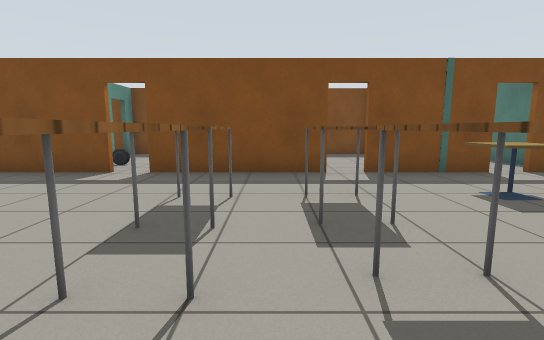
view 1 (above)

16 first-person views from a walk through a world built for the Gazebo simulator. The camera is 1 m above the floor, tilts 8° down and sees 85° across. The floor is counted in squares, 1 m on a side. Each view is taken from the middle of a square. On the plan, view 1 faces up. The plan holds only what a view shows up to about 12 squares ahead; the rest is blank. The robots in the file are not drawn. Gazebo's built-in surfaces are drawn with simple patterns. Simple shapes stand in for some stock models. Some surface patterns are stand-ins.

view 2
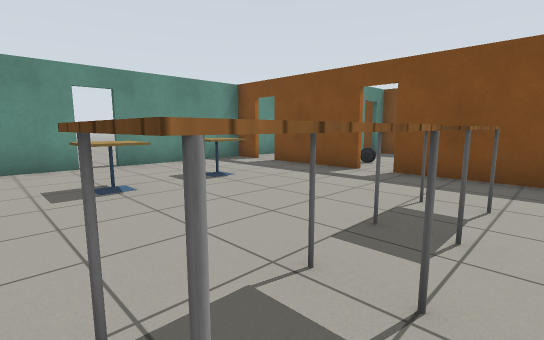

view 3
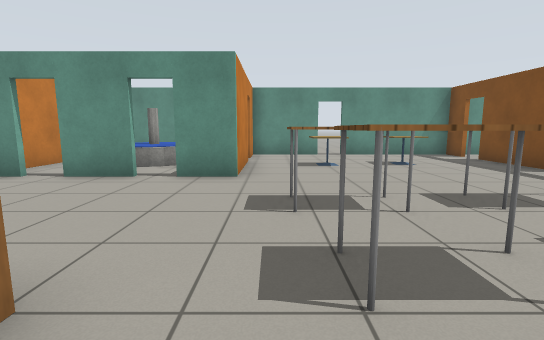

view 4
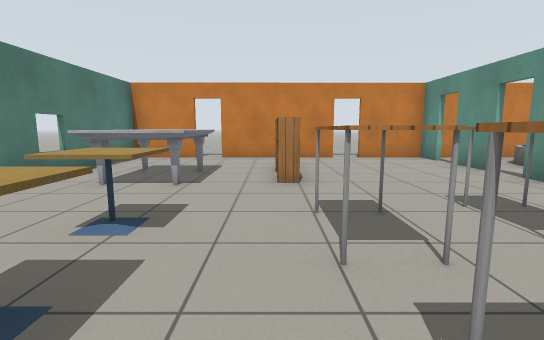

view 5
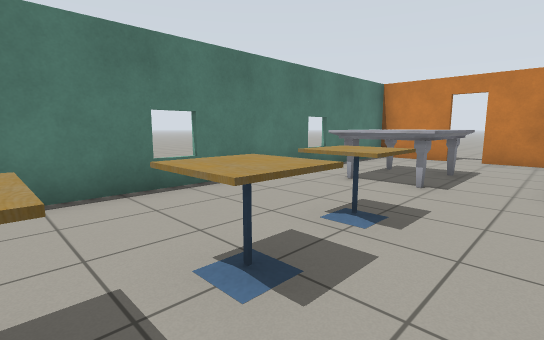

view 6
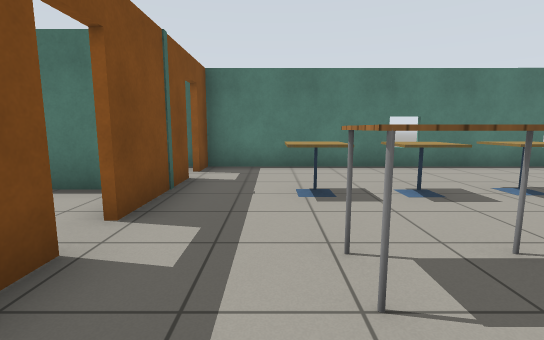

view 7
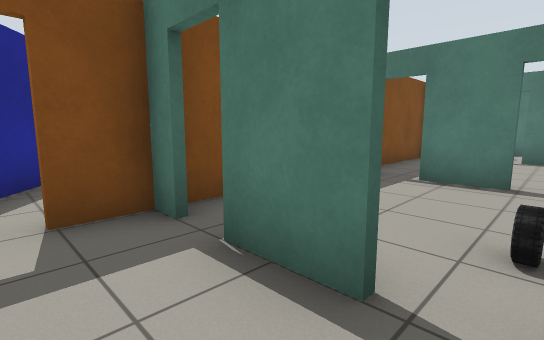

view 8
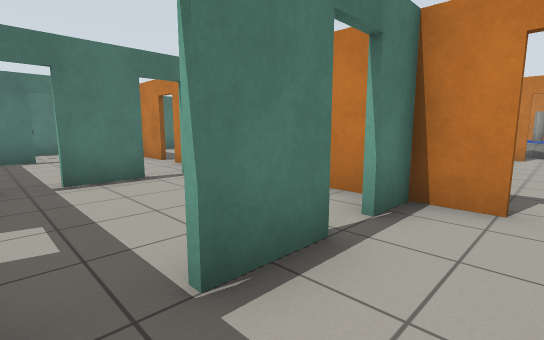

view 9
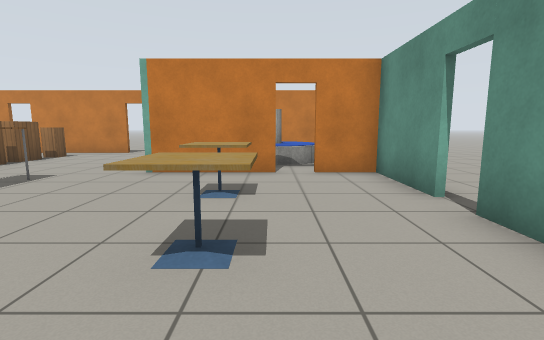

view 10
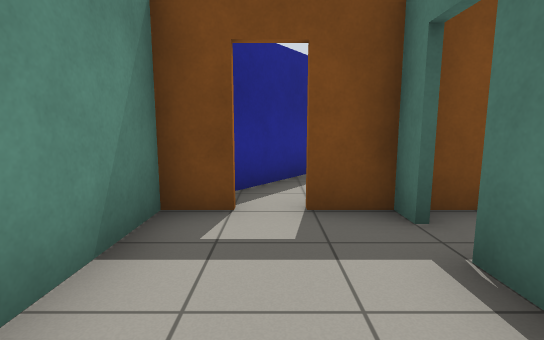

view 11
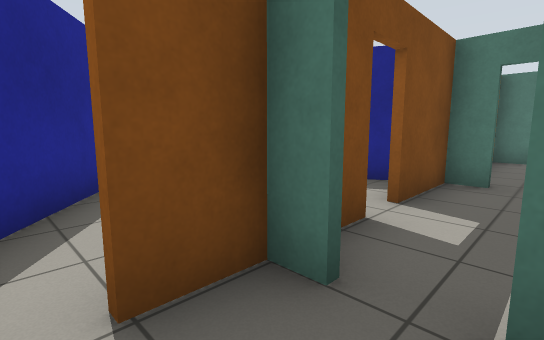

view 12
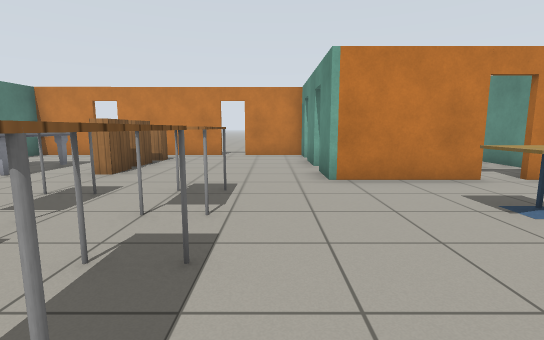

view 13
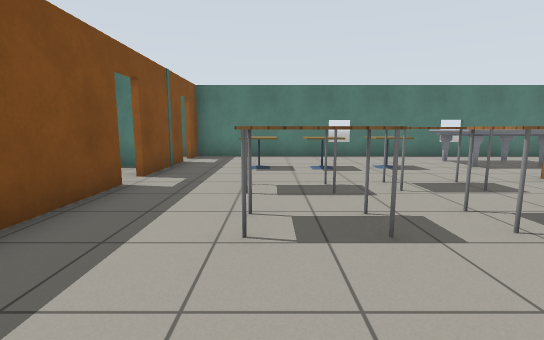

view 14
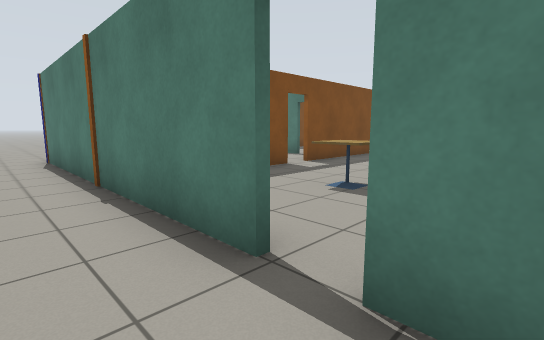

view 15
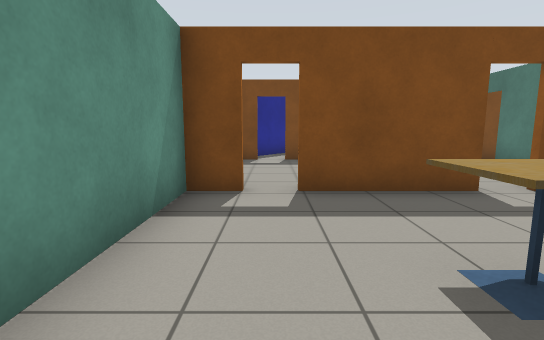

view 16
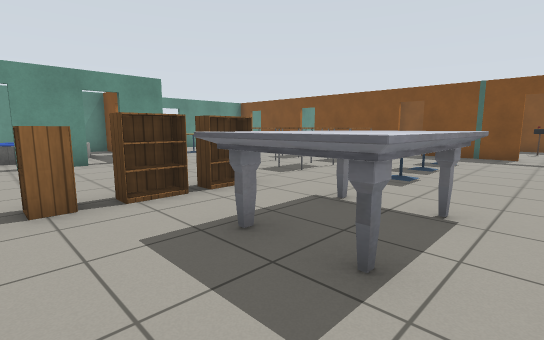

### Floor plan
Points are (right, up) in squares from view 1. A wall is a line through its corners. A room is listed if a view was taken in it or the views show most of it. See-through windows are left out.
Room 1 (views 1, 2, 3, 4, 5, 6, 9, 12, 13, 15, 16)
walls: (-3.1, -2.9) (-3.1, -4.4); (1.3, 6.7) (-2.9, 6.7); (-6.1, -0.7) (-3.1, -0.7) (-3.1, -2); (-3.6, 6.7) (-6.6, 6.7); (-3.1, -5.1) (-3.1, -6.2) (-1, -6.2); (-0.1, -6.2) (3.7, -6.2); (5, 6.7) (2.1, 6.7); (-8.4, 1.9) (-8.4, -0.7) (-6.9, -0.7); (4.5, -6.2) (6.7, -6.2) (6.8, 6.7) (5.8, 6.7); (-7.4, 6.7) (-8.4, 6.7) (-8.4, 2.6)
ways out: open door at (-7, 7) to room 2; open door at (-8.5, 2) to room 3; open door at (-0.5, -6) to room 3; open door at (4, -6) to room 3; open door at (-3, 7) to room 4; open door at (-6.5, -1); open door at (-3, -5); open door at (-3, -2.5); open door at (1.5, 7); open door at (5.5, 7)
objects: cafe table (-6, 4) to (-5, 4); cafe table (-5, 1) to (-5, 2); table (-1, 0) to (-1, 1); table (-1, 3) to (-1, 4); table (1, 1) to (1, 2); table (1, 3) to (1, 4); cabinet (2, -4); bookshelf (2, -3); bookshelf (2, -2); cafe table (3, 1) to (4, 1); cafe table (3, 3) to (4, 3); cafe table (3, 4) to (4, 5); marble table (4, -3) to (5, -1)
Room 2 (views 7, 8, 10, 11)
walls: (-7.4, 11.5) (-8.4, 11.5) (-8.4, 7.4); (-5.5, 11) (-5.5, 11.6); (-5.5, 8.8) (-5.5, 10.1); (-4.9, 11.6) (-6.6, 11.6); (-6.6, 6.8) (-5.5, 6.8) (-5.5, 7.9)
ways out: open door at (-7, 7) to room 1; open door at (-5, 9.5) to room 4; open door at (-7, 12)
Room 3 (view 14)
walls: (-8.5, 0.9) (-8.5, 1.7); (-8.5, 2.6) (-8.5, 11.6)
ways out: open door at (-8.5, 2) to room 1; open door at (-0.5, -6) to room 1; open door at (4, -6) to room 1
Room 4 (no view inside)
walls: (-1, 8.5) (-1, 10); (-4.9, 6.8) (-4.1, 6.8); (-1, 11.6) (-4.9, 11.6)
ways out: open door at (-3, 7) to room 1; open door at (-5, 9.5) to room 2; open door at (-1, 8); open door at (-1, 10.5)
objects: car (-4, 8)

Where each view was taken, in squares from view 1:
view 1: 0 up, 0 right, facing up
view 2: 0 up, 0 right, facing up-left
view 3: 0 up, 3 right, facing left
view 4: 4 up, 2 right, facing down
view 5: 4 up, 2 right, facing down-right
view 6: 5 up, 1 left, facing right
view 7: 8 up, 7 left, facing up-right
view 8: 11 up, 7 left, facing down-right
view 9: 6 up, 6 left, facing down
view 10: 8 up, 7 left, facing up
view 11: 10 up, 7 left, facing up-right
view 12: 5 up, 2 left, facing down
view 13: 4 up, 4 left, facing right
view 14: 1 up, 10 left, facing up-right
view 15: 2 up, 7 left, facing up
view 16: 5 down, 6 right, facing up-left
